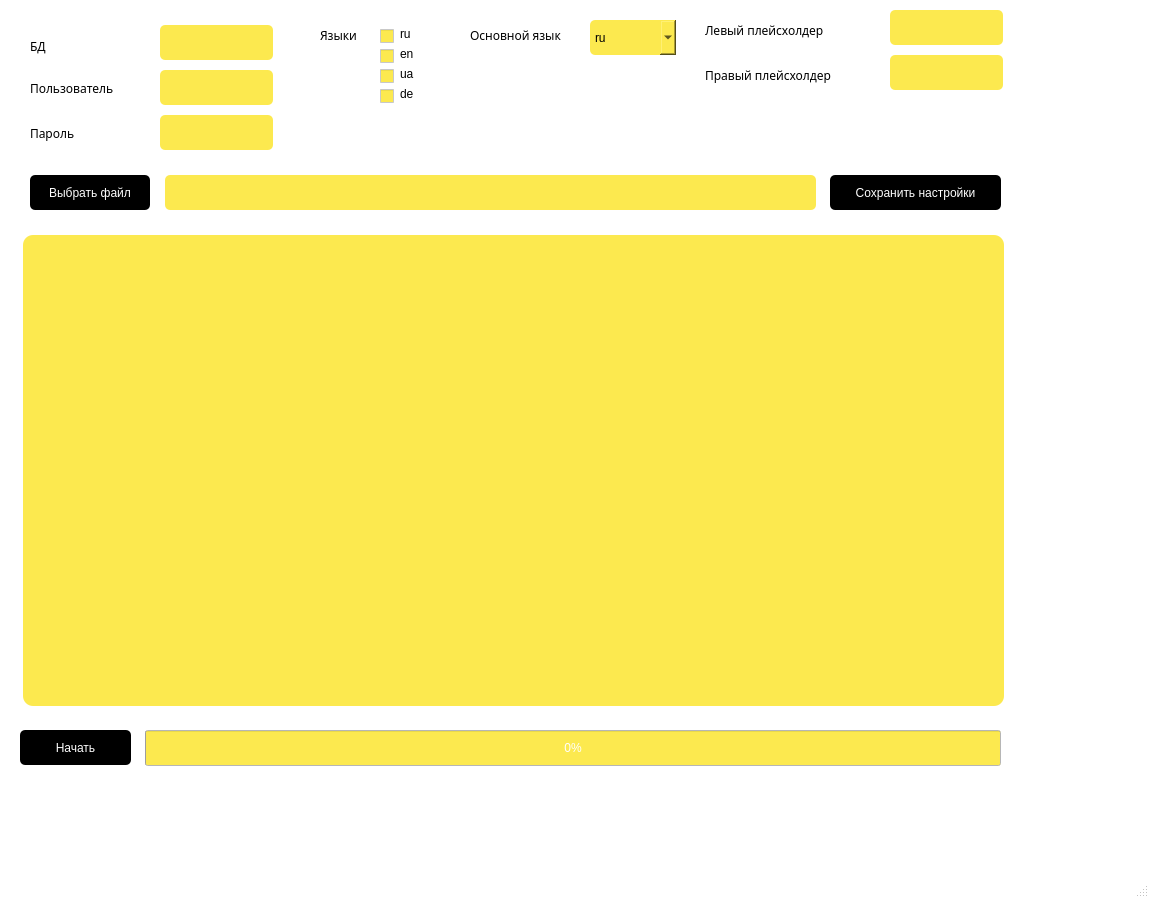
<?xml version="1.0" encoding="UTF-8"?>
<ui version="4.0">
 <class>MainWindow</class>
 <widget class="QMainWindow" name="MainWindow">
  <property name="geometry">
   <rect>
    <x>0</x>
    <y>0</y>
    <width>1149</width>
    <height>898</height>
   </rect>
  </property>
  <property name="palette">
   <palette>
    <active>
     <colorrole role="WindowText">
      <brush brushstyle="SolidPattern">
       <color alpha="255">
        <red>0</red>
        <green>0</green>
        <blue>0</blue>
       </color>
      </brush>
     </colorrole>
     <colorrole role="Button">
      <brush brushstyle="SolidPattern">
       <color alpha="255">
        <red>0</red>
        <green>0</green>
        <blue>0</blue>
       </color>
      </brush>
     </colorrole>
     <colorrole role="Light">
      <brush brushstyle="SolidPattern">
       <color alpha="255">
        <red>255</red>
        <green>250</green>
        <blue>203</blue>
       </color>
      </brush>
     </colorrole>
     <colorrole role="Midlight">
      <brush brushstyle="SolidPattern">
       <color alpha="255">
        <red>253</red>
        <green>241</green>
        <blue>141</blue>
       </color>
      </brush>
     </colorrole>
     <colorrole role="Dark">
      <brush brushstyle="SolidPattern">
       <color alpha="255">
        <red>126</red>
        <green>116</green>
        <blue>39</blue>
       </color>
      </brush>
     </colorrole>
     <colorrole role="Mid">
      <brush brushstyle="SolidPattern">
       <color alpha="255">
        <red>168</red>
        <green>155</green>
        <blue>52</blue>
       </color>
      </brush>
     </colorrole>
     <colorrole role="Text">
      <brush brushstyle="SolidPattern">
       <color alpha="255">
        <red>0</red>
        <green>0</green>
        <blue>0</blue>
       </color>
      </brush>
     </colorrole>
     <colorrole role="BrightText">
      <brush brushstyle="SolidPattern">
       <color alpha="255">
        <red>255</red>
        <green>255</green>
        <blue>255</blue>
       </color>
      </brush>
     </colorrole>
     <colorrole role="ButtonText">
      <brush brushstyle="SolidPattern">
       <color alpha="255">
        <red>255</red>
        <green>255</green>
        <blue>255</blue>
       </color>
      </brush>
     </colorrole>
     <colorrole role="Base">
      <brush brushstyle="SolidPattern">
       <color alpha="255">
        <red>252</red>
        <green>233</green>
        <blue>79</blue>
       </color>
      </brush>
     </colorrole>
     <colorrole role="Window">
      <brush brushstyle="SolidPattern">
       <color alpha="255">
        <red>255</red>
        <green>255</green>
        <blue>255</blue>
       </color>
      </brush>
     </colorrole>
     <colorrole role="Shadow">
      <brush brushstyle="SolidPattern">
       <color alpha="255">
        <red>0</red>
        <green>0</green>
        <blue>0</blue>
       </color>
      </brush>
     </colorrole>
     <colorrole role="HighlightedText">
      <brush brushstyle="SolidPattern">
       <color alpha="255">
        <red>239</red>
        <green>41</green>
        <blue>41</blue>
       </color>
      </brush>
     </colorrole>
     <colorrole role="AlternateBase">
      <brush brushstyle="SolidPattern">
       <color alpha="255">
        <red>253</red>
        <green>244</green>
        <blue>167</blue>
       </color>
      </brush>
     </colorrole>
     <colorrole role="NoRole">
      <brush brushstyle="SolidPattern">
       <color alpha="255">
        <red>255</red>
        <green>255</green>
        <blue>255</blue>
       </color>
      </brush>
     </colorrole>
     <colorrole role="ToolTipBase">
      <brush brushstyle="SolidPattern">
       <color alpha="255">
        <red>255</red>
        <green>255</green>
        <blue>220</blue>
       </color>
      </brush>
     </colorrole>
     <colorrole role="ToolTipText">
      <brush brushstyle="SolidPattern">
       <color alpha="255">
        <red>0</red>
        <green>0</green>
        <blue>0</blue>
       </color>
      </brush>
     </colorrole>
     <colorrole role="PlaceholderText">
      <brush brushstyle="SolidPattern">
       <color alpha="128">
        <red>0</red>
        <green>0</green>
        <blue>0</blue>
       </color>
      </brush>
     </colorrole>
    </active>
    <inactive>
     <colorrole role="WindowText">
      <brush brushstyle="SolidPattern">
       <color alpha="255">
        <red>0</red>
        <green>0</green>
        <blue>0</blue>
       </color>
      </brush>
     </colorrole>
     <colorrole role="Button">
      <brush brushstyle="SolidPattern">
       <color alpha="255">
        <red>0</red>
        <green>0</green>
        <blue>0</blue>
       </color>
      </brush>
     </colorrole>
     <colorrole role="Light">
      <brush brushstyle="SolidPattern">
       <color alpha="255">
        <red>255</red>
        <green>250</green>
        <blue>203</blue>
       </color>
      </brush>
     </colorrole>
     <colorrole role="Midlight">
      <brush brushstyle="SolidPattern">
       <color alpha="255">
        <red>253</red>
        <green>241</green>
        <blue>141</blue>
       </color>
      </brush>
     </colorrole>
     <colorrole role="Dark">
      <brush brushstyle="SolidPattern">
       <color alpha="255">
        <red>126</red>
        <green>116</green>
        <blue>39</blue>
       </color>
      </brush>
     </colorrole>
     <colorrole role="Mid">
      <brush brushstyle="SolidPattern">
       <color alpha="255">
        <red>168</red>
        <green>155</green>
        <blue>52</blue>
       </color>
      </brush>
     </colorrole>
     <colorrole role="Text">
      <brush brushstyle="SolidPattern">
       <color alpha="255">
        <red>0</red>
        <green>0</green>
        <blue>0</blue>
       </color>
      </brush>
     </colorrole>
     <colorrole role="BrightText">
      <brush brushstyle="SolidPattern">
       <color alpha="255">
        <red>255</red>
        <green>255</green>
        <blue>255</blue>
       </color>
      </brush>
     </colorrole>
     <colorrole role="ButtonText">
      <brush brushstyle="SolidPattern">
       <color alpha="255">
        <red>255</red>
        <green>255</green>
        <blue>255</blue>
       </color>
      </brush>
     </colorrole>
     <colorrole role="Base">
      <brush brushstyle="SolidPattern">
       <color alpha="255">
        <red>252</red>
        <green>233</green>
        <blue>79</blue>
       </color>
      </brush>
     </colorrole>
     <colorrole role="Window">
      <brush brushstyle="SolidPattern">
       <color alpha="255">
        <red>255</red>
        <green>255</green>
        <blue>255</blue>
       </color>
      </brush>
     </colorrole>
     <colorrole role="Shadow">
      <brush brushstyle="SolidPattern">
       <color alpha="255">
        <red>0</red>
        <green>0</green>
        <blue>0</blue>
       </color>
      </brush>
     </colorrole>
     <colorrole role="HighlightedText">
      <brush brushstyle="SolidPattern">
       <color alpha="255">
        <red>255</red>
        <green>255</green>
        <blue>255</blue>
       </color>
      </brush>
     </colorrole>
     <colorrole role="AlternateBase">
      <brush brushstyle="SolidPattern">
       <color alpha="255">
        <red>253</red>
        <green>244</green>
        <blue>167</blue>
       </color>
      </brush>
     </colorrole>
     <colorrole role="NoRole">
      <brush brushstyle="SolidPattern">
       <color alpha="255">
        <red>0</red>
        <green>0</green>
        <blue>0</blue>
       </color>
      </brush>
     </colorrole>
     <colorrole role="ToolTipBase">
      <brush brushstyle="SolidPattern">
       <color alpha="255">
        <red>255</red>
        <green>255</green>
        <blue>220</blue>
       </color>
      </brush>
     </colorrole>
     <colorrole role="ToolTipText">
      <brush brushstyle="SolidPattern">
       <color alpha="255">
        <red>0</red>
        <green>0</green>
        <blue>0</blue>
       </color>
      </brush>
     </colorrole>
     <colorrole role="PlaceholderText">
      <brush brushstyle="SolidPattern">
       <color alpha="128">
        <red>0</red>
        <green>0</green>
        <blue>0</blue>
       </color>
      </brush>
     </colorrole>
    </inactive>
    <disabled>
     <colorrole role="WindowText">
      <brush brushstyle="SolidPattern">
       <color alpha="255">
        <red>126</red>
        <green>116</green>
        <blue>39</blue>
       </color>
      </brush>
     </colorrole>
     <colorrole role="Button">
      <brush brushstyle="SolidPattern">
       <color alpha="255">
        <red>0</red>
        <green>0</green>
        <blue>0</blue>
       </color>
      </brush>
     </colorrole>
     <colorrole role="Light">
      <brush brushstyle="SolidPattern">
       <color alpha="255">
        <red>255</red>
        <green>250</green>
        <blue>203</blue>
       </color>
      </brush>
     </colorrole>
     <colorrole role="Midlight">
      <brush brushstyle="SolidPattern">
       <color alpha="255">
        <red>253</red>
        <green>241</green>
        <blue>141</blue>
       </color>
      </brush>
     </colorrole>
     <colorrole role="Dark">
      <brush brushstyle="SolidPattern">
       <color alpha="255">
        <red>126</red>
        <green>116</green>
        <blue>39</blue>
       </color>
      </brush>
     </colorrole>
     <colorrole role="Mid">
      <brush brushstyle="SolidPattern">
       <color alpha="255">
        <red>168</red>
        <green>155</green>
        <blue>52</blue>
       </color>
      </brush>
     </colorrole>
     <colorrole role="Text">
      <brush brushstyle="SolidPattern">
       <color alpha="255">
        <red>126</red>
        <green>116</green>
        <blue>39</blue>
       </color>
      </brush>
     </colorrole>
     <colorrole role="BrightText">
      <brush brushstyle="SolidPattern">
       <color alpha="255">
        <red>255</red>
        <green>255</green>
        <blue>255</blue>
       </color>
      </brush>
     </colorrole>
     <colorrole role="ButtonText">
      <brush brushstyle="SolidPattern">
       <color alpha="255">
        <red>126</red>
        <green>116</green>
        <blue>39</blue>
       </color>
      </brush>
     </colorrole>
     <colorrole role="Base">
      <brush brushstyle="SolidPattern">
       <color alpha="255">
        <red>255</red>
        <green>255</green>
        <blue>255</blue>
       </color>
      </brush>
     </colorrole>
     <colorrole role="Window">
      <brush brushstyle="SolidPattern">
       <color alpha="255">
        <red>255</red>
        <green>255</green>
        <blue>255</blue>
       </color>
      </brush>
     </colorrole>
     <colorrole role="Shadow">
      <brush brushstyle="SolidPattern">
       <color alpha="255">
        <red>0</red>
        <green>0</green>
        <blue>0</blue>
       </color>
      </brush>
     </colorrole>
     <colorrole role="HighlightedText">
      <brush brushstyle="SolidPattern">
       <color alpha="255">
        <red>255</red>
        <green>255</green>
        <blue>255</blue>
       </color>
      </brush>
     </colorrole>
     <colorrole role="AlternateBase">
      <brush brushstyle="SolidPattern">
       <color alpha="255">
        <red>252</red>
        <green>233</green>
        <blue>79</blue>
       </color>
      </brush>
     </colorrole>
     <colorrole role="NoRole">
      <brush brushstyle="SolidPattern">
       <color alpha="255">
        <red>0</red>
        <green>0</green>
        <blue>0</blue>
       </color>
      </brush>
     </colorrole>
     <colorrole role="ToolTipBase">
      <brush brushstyle="SolidPattern">
       <color alpha="255">
        <red>255</red>
        <green>255</green>
        <blue>220</blue>
       </color>
      </brush>
     </colorrole>
     <colorrole role="ToolTipText">
      <brush brushstyle="SolidPattern">
       <color alpha="255">
        <red>0</red>
        <green>0</green>
        <blue>0</blue>
       </color>
      </brush>
     </colorrole>
     <colorrole role="PlaceholderText">
      <brush brushstyle="SolidPattern">
       <color alpha="128">
        <red>0</red>
        <green>0</green>
        <blue>0</blue>
       </color>
      </brush>
     </colorrole>
    </disabled>
   </palette>
  </property>
  <property name="mouseTracking">
   <bool>false</bool>
  </property>
  <property name="windowTitle">
   <string>PyHtmlTranslate</string>
  </property>
  <widget class="QWidget" name="centralwidget">
   <widget class="QLabel" name="label">
    <property name="geometry">
     <rect>
      <x>30</x>
      <y>36</y>
      <width>67</width>
      <height>21</height>
     </rect>
    </property>
    <property name="font">
     <font>
      <family>KacstTitle</family>
     </font>
    </property>
    <property name="styleSheet">
     <string notr="true">font-style: Arial;</string>
    </property>
    <property name="text">
     <string>БД</string>
    </property>
   </widget>
   <widget class="QLabel" name="label_2">
    <property name="geometry">
     <rect>
      <x>30</x>
      <y>80</y>
      <width>116</width>
      <height>17</height>
     </rect>
    </property>
    <property name="font">
     <font>
      <family>KacstTitle</family>
     </font>
    </property>
    <property name="text">
     <string>Пользователь</string>
    </property>
   </widget>
   <widget class="QLabel" name="label_3">
    <property name="geometry">
     <rect>
      <x>30</x>
      <y>125</y>
      <width>67</width>
      <height>17</height>
     </rect>
    </property>
    <property name="font">
     <font>
      <family>KacstTitle</family>
     </font>
    </property>
    <property name="text">
     <string>Пароль</string>
    </property>
   </widget>
   <widget class="QLabel" name="label_4">
    <property name="geometry">
     <rect>
      <x>320</x>
      <y>25</y>
      <width>51</width>
      <height>21</height>
     </rect>
    </property>
    <property name="font">
     <font>
      <family>KacstTitle</family>
     </font>
    </property>
    <property name="text">
     <string>Языки</string>
    </property>
   </widget>
   <widget class="QLineEdit" name="db_name">
    <property name="geometry">
     <rect>
      <x>160</x>
      <y>25</y>
      <width>113</width>
      <height>35</height>
     </rect>
    </property>
    <property name="styleSheet">
     <string notr="true">border-radius: 5px; 
background-color: #FCE94F;
color: black;
padding-left: 5px;
padding-right: 5px;</string>
    </property>
   </widget>
   <widget class="QLineEdit" name="db_user">
    <property name="geometry">
     <rect>
      <x>160</x>
      <y>70</y>
      <width>113</width>
      <height>35</height>
     </rect>
    </property>
    <property name="styleSheet">
     <string notr="true">border-radius: 5px; 
background-color: #FCE94F;
color: black;
padding-left: 5px;
padding-right: 5px;</string>
    </property>
   </widget>
   <widget class="QLineEdit" name="db_pass">
    <property name="geometry">
     <rect>
      <x>160</x>
      <y>115</y>
      <width>113</width>
      <height>35</height>
     </rect>
    </property>
    <property name="styleSheet">
     <string notr="true">border-radius: 5px; 
background-color: #FCE94F;
color: black;
padding-left: 5px;
padding-right: 5px;</string>
    </property>
   </widget>
   <widget class="QCheckBox" name="ru">
    <property name="geometry">
     <rect>
      <x>380</x>
      <y>25</y>
      <width>16</width>
      <height>23</height>
     </rect>
    </property>
    <property name="text">
     <string/>
    </property>
   </widget>
   <widget class="QCheckBox" name="uk">
    <property name="geometry">
     <rect>
      <x>380</x>
      <y>65</y>
      <width>16</width>
      <height>23</height>
     </rect>
    </property>
    <property name="text">
     <string/>
    </property>
   </widget>
   <widget class="QLabel" name="label_5">
    <property name="geometry">
     <rect>
      <x>470</x>
      <y>25</y>
      <width>111</width>
      <height>21</height>
     </rect>
    </property>
    <property name="font">
     <font>
      <family>KacstTitle</family>
     </font>
    </property>
    <property name="text">
     <string>Основной язык</string>
    </property>
   </widget>
   <widget class="QComboBox" name="main_lang">
    <property name="geometry">
     <rect>
      <x>590</x>
      <y>20</y>
      <width>86</width>
      <height>35</height>
     </rect>
    </property>
    <property name="styleSheet">
     <string notr="true">border-radius: 5px; 
background-color: #FCE94F;
color: black;</string>
    </property>
    <item>
     <property name="text">
      <string>ru</string>
     </property>
    </item>
    <item>
     <property name="text">
      <string>en</string>
     </property>
    </item>
    <item>
     <property name="text">
      <string>ua</string>
     </property>
    </item>
    <item>
     <property name="text">
      <string>de</string>
     </property>
    </item>
   </widget>
   <widget class="QLabel" name="label_6">
    <property name="geometry">
     <rect>
      <x>705</x>
      <y>20</y>
      <width>171</width>
      <height>21</height>
     </rect>
    </property>
    <property name="font">
     <font>
      <family>KacstTitle</family>
     </font>
    </property>
    <property name="text">
     <string>Левый плейсхолдер</string>
    </property>
   </widget>
   <widget class="QLabel" name="label_7">
    <property name="geometry">
     <rect>
      <x>705</x>
      <y>65</y>
      <width>176</width>
      <height>21</height>
     </rect>
    </property>
    <property name="font">
     <font>
      <family>KacstTitle</family>
     </font>
    </property>
    <property name="text">
     <string>Правый плейсхолдер</string>
    </property>
   </widget>
   <widget class="QLineEdit" name="l_placeholder">
    <property name="geometry">
     <rect>
      <x>890</x>
      <y>10</y>
      <width>113</width>
      <height>35</height>
     </rect>
    </property>
    <property name="styleSheet">
     <string notr="true">border-radius: 5px; 
background-color: #FCE94F;
color: black;
padding-left: 5px;
padding-right: 5px;</string>
    </property>
   </widget>
   <widget class="QLineEdit" name="r_placeholder">
    <property name="geometry">
     <rect>
      <x>890</x>
      <y>55</y>
      <width>113</width>
      <height>35</height>
     </rect>
    </property>
    <property name="styleSheet">
     <string notr="true">border-radius: 5px; 
background-color: #FCE94F;
color: black;
padding-left: 5px;
padding-right: 5px;</string>
    </property>
   </widget>
   <widget class="QPushButton" name="btn_save_settings">
    <property name="geometry">
     <rect>
      <x>830</x>
      <y>175</y>
      <width>171</width>
      <height>35</height>
     </rect>
    </property>
    <property name="palette">
     <palette>
      <active>
       <colorrole role="WindowText">
        <brush brushstyle="SolidPattern">
         <color alpha="255">
          <red>255</red>
          <green>255</green>
          <blue>255</blue>
         </color>
        </brush>
       </colorrole>
       <colorrole role="Button">
        <brush brushstyle="SolidPattern">
         <color alpha="255">
          <red>0</red>
          <green>0</green>
          <blue>0</blue>
         </color>
        </brush>
       </colorrole>
       <colorrole role="Text">
        <brush brushstyle="SolidPattern">
         <color alpha="255">
          <red>255</red>
          <green>255</green>
          <blue>255</blue>
         </color>
        </brush>
       </colorrole>
       <colorrole role="ButtonText">
        <brush brushstyle="SolidPattern">
         <color alpha="255">
          <red>255</red>
          <green>255</green>
          <blue>255</blue>
         </color>
        </brush>
       </colorrole>
       <colorrole role="Base">
        <brush brushstyle="SolidPattern">
         <color alpha="255">
          <red>0</red>
          <green>0</green>
          <blue>0</blue>
         </color>
        </brush>
       </colorrole>
       <colorrole role="Window">
        <brush brushstyle="SolidPattern">
         <color alpha="255">
          <red>0</red>
          <green>0</green>
          <blue>0</blue>
         </color>
        </brush>
       </colorrole>
       <colorrole role="PlaceholderText">
        <brush brushstyle="NoBrush">
         <color alpha="128">
          <red>255</red>
          <green>255</green>
          <blue>255</blue>
         </color>
        </brush>
       </colorrole>
      </active>
      <inactive>
       <colorrole role="WindowText">
        <brush brushstyle="SolidPattern">
         <color alpha="255">
          <red>255</red>
          <green>255</green>
          <blue>255</blue>
         </color>
        </brush>
       </colorrole>
       <colorrole role="Button">
        <brush brushstyle="SolidPattern">
         <color alpha="255">
          <red>0</red>
          <green>0</green>
          <blue>0</blue>
         </color>
        </brush>
       </colorrole>
       <colorrole role="Text">
        <brush brushstyle="SolidPattern">
         <color alpha="255">
          <red>255</red>
          <green>255</green>
          <blue>255</blue>
         </color>
        </brush>
       </colorrole>
       <colorrole role="ButtonText">
        <brush brushstyle="SolidPattern">
         <color alpha="255">
          <red>255</red>
          <green>255</green>
          <blue>255</blue>
         </color>
        </brush>
       </colorrole>
       <colorrole role="Base">
        <brush brushstyle="SolidPattern">
         <color alpha="255">
          <red>0</red>
          <green>0</green>
          <blue>0</blue>
         </color>
        </brush>
       </colorrole>
       <colorrole role="Window">
        <brush brushstyle="SolidPattern">
         <color alpha="255">
          <red>0</red>
          <green>0</green>
          <blue>0</blue>
         </color>
        </brush>
       </colorrole>
       <colorrole role="PlaceholderText">
        <brush brushstyle="NoBrush">
         <color alpha="128">
          <red>255</red>
          <green>255</green>
          <blue>255</blue>
         </color>
        </brush>
       </colorrole>
      </inactive>
      <disabled>
       <colorrole role="WindowText">
        <brush brushstyle="SolidPattern">
         <color alpha="255">
          <red>255</red>
          <green>255</green>
          <blue>255</blue>
         </color>
        </brush>
       </colorrole>
       <colorrole role="Button">
        <brush brushstyle="SolidPattern">
         <color alpha="255">
          <red>0</red>
          <green>0</green>
          <blue>0</blue>
         </color>
        </brush>
       </colorrole>
       <colorrole role="Text">
        <brush brushstyle="SolidPattern">
         <color alpha="255">
          <red>255</red>
          <green>255</green>
          <blue>255</blue>
         </color>
        </brush>
       </colorrole>
       <colorrole role="ButtonText">
        <brush brushstyle="SolidPattern">
         <color alpha="255">
          <red>255</red>
          <green>255</green>
          <blue>255</blue>
         </color>
        </brush>
       </colorrole>
       <colorrole role="Base">
        <brush brushstyle="SolidPattern">
         <color alpha="255">
          <red>0</red>
          <green>0</green>
          <blue>0</blue>
         </color>
        </brush>
       </colorrole>
       <colorrole role="Window">
        <brush brushstyle="SolidPattern">
         <color alpha="255">
          <red>0</red>
          <green>0</green>
          <blue>0</blue>
         </color>
        </brush>
       </colorrole>
       <colorrole role="PlaceholderText">
        <brush brushstyle="NoBrush">
         <color alpha="128">
          <red>255</red>
          <green>255</green>
          <blue>255</blue>
         </color>
        </brush>
       </colorrole>
      </disabled>
     </palette>
    </property>
    <property name="styleSheet">
     <string notr="true">border-radius: 5px; 
background-color: black;
color: white;</string>
    </property>
    <property name="text">
     <string>Сохранить настройки</string>
    </property>
   </widget>
   <widget class="QLineEdit" name="file_path">
    <property name="geometry">
     <rect>
      <x>165</x>
      <y>175</y>
      <width>651</width>
      <height>35</height>
     </rect>
    </property>
    <property name="styleSheet">
     <string notr="true">border-radius: 5px; 
background-color: #FCE94F;
color: black;
padding-left: 5px;
padding-right: 5px;</string>
    </property>
   </widget>
   <widget class="QPushButton" name="btn_translate_file">
    <property name="geometry">
     <rect>
      <x>30</x>
      <y>175</y>
      <width>120</width>
      <height>35</height>
     </rect>
    </property>
    <property name="styleSheet">
     <string notr="true">border-radius: 5px; 
background-color: black;
color: white;</string>
    </property>
    <property name="text">
     <string>Выбрать файл</string>
    </property>
    <property name="flat">
     <bool>false</bool>
    </property>
   </widget>
   <widget class="QPlainTextEdit" name="main_input">
    <property name="geometry">
     <rect>
      <x>23</x>
      <y>235</y>
      <width>981</width>
      <height>471</height>
     </rect>
    </property>
    <property name="styleSheet">
     <string notr="true">border-radius: 10px; 
background-color: #FCE94F;
color: black;
padding-left: 10px;</string>
    </property>
   </widget>
   <widget class="QPushButton" name="btn_run">
    <property name="geometry">
     <rect>
      <x>20</x>
      <y>730</y>
      <width>111</width>
      <height>35</height>
     </rect>
    </property>
    <property name="styleSheet">
     <string notr="true">border-radius: 5px; 
background-color: black;
color: white;</string>
    </property>
    <property name="text">
     <string>Начать</string>
    </property>
   </widget>
   <widget class="QLabel" name="ru_l">
    <property name="geometry">
     <rect>
      <x>400</x>
      <y>25</y>
      <width>16</width>
      <height>17</height>
     </rect>
    </property>
    <property name="text">
     <string>ru</string>
    </property>
   </widget>
   <widget class="QLabel" name="en_l">
    <property name="geometry">
     <rect>
      <x>400</x>
      <y>45</y>
      <width>16</width>
      <height>17</height>
     </rect>
    </property>
    <property name="text">
     <string>en</string>
    </property>
   </widget>
   <widget class="QLabel" name="ua_l">
    <property name="geometry">
     <rect>
      <x>400</x>
      <y>65</y>
      <width>16</width>
      <height>17</height>
     </rect>
    </property>
    <property name="text">
     <string>ua</string>
    </property>
   </widget>
   <widget class="QLabel" name="de_l">
    <property name="geometry">
     <rect>
      <x>400</x>
      <y>85</y>
      <width>16</width>
      <height>17</height>
     </rect>
    </property>
    <property name="text">
     <string>de</string>
    </property>
   </widget>
   <widget class="QCheckBox" name="de">
    <property name="geometry">
     <rect>
      <x>380</x>
      <y>85</y>
      <width>16</width>
      <height>23</height>
     </rect>
    </property>
    <property name="text">
     <string/>
    </property>
   </widget>
   <widget class="QCheckBox" name="en">
    <property name="geometry">
     <rect>
      <x>380</x>
      <y>45</y>
      <width>16</width>
      <height>23</height>
     </rect>
    </property>
    <property name="text">
     <string/>
    </property>
   </widget>
   <widget class="QProgressBar" name="progressBar">
    <property name="geometry">
     <rect>
      <x>145</x>
      <y>730</y>
      <width>856</width>
      <height>36</height>
     </rect>
    </property>
    <property name="palette">
     <palette>
      <active>
       <colorrole role="Text">
        <brush brushstyle="SolidPattern">
         <color alpha="255">
          <red>255</red>
          <green>255</green>
          <blue>255</blue>
         </color>
        </brush>
       </colorrole>
       <colorrole role="Highlight">
        <brush brushstyle="SolidPattern">
         <color alpha="255">
          <red>0</red>
          <green>0</green>
          <blue>0</blue>
         </color>
        </brush>
       </colorrole>
      </active>
      <inactive>
       <colorrole role="Text">
        <brush brushstyle="SolidPattern">
         <color alpha="255">
          <red>255</red>
          <green>255</green>
          <blue>255</blue>
         </color>
        </brush>
       </colorrole>
       <colorrole role="Highlight">
        <brush brushstyle="SolidPattern">
         <color alpha="255">
          <red>0</red>
          <green>0</green>
          <blue>0</blue>
         </color>
        </brush>
       </colorrole>
      </inactive>
      <disabled>
       <colorrole role="Text">
        <brush brushstyle="SolidPattern">
         <color alpha="255">
          <red>126</red>
          <green>116</green>
          <blue>39</blue>
         </color>
        </brush>
       </colorrole>
       <colorrole role="Highlight">
        <brush brushstyle="SolidPattern">
         <color alpha="255">
          <red>145</red>
          <green>145</green>
          <blue>145</blue>
         </color>
        </brush>
       </colorrole>
      </disabled>
     </palette>
    </property>
    <property name="maximum">
     <number>100</number>
    </property>
    <property name="value">
     <number>0</number>
    </property>
   </widget>
  </widget>
  <widget class="QMenuBar" name="menubar">
   <property name="geometry">
    <rect>
     <x>0</x>
     <y>0</y>
     <width>1149</width>
     <height>22</height>
    </rect>
   </property>
  </widget>
  <widget class="QStatusBar" name="statusbar"/>
 </widget>
 <resources/>
 <connections/>
</ui>
